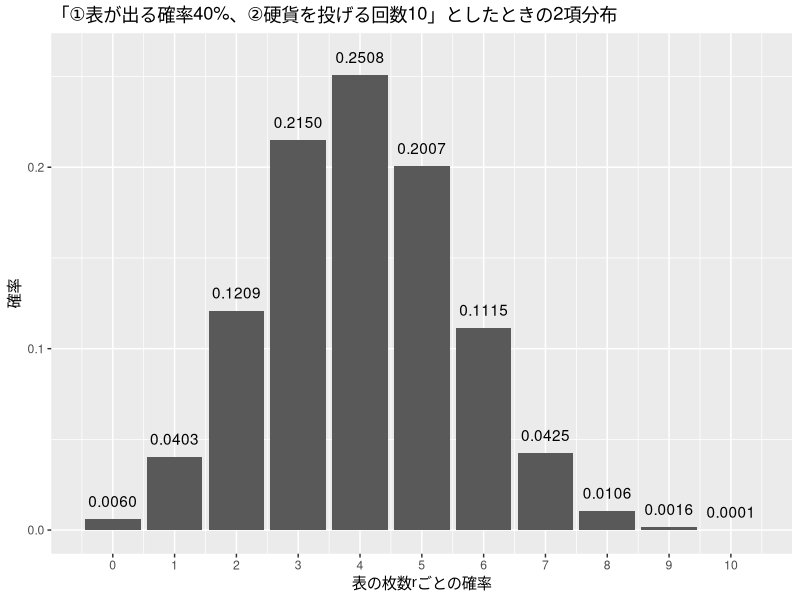
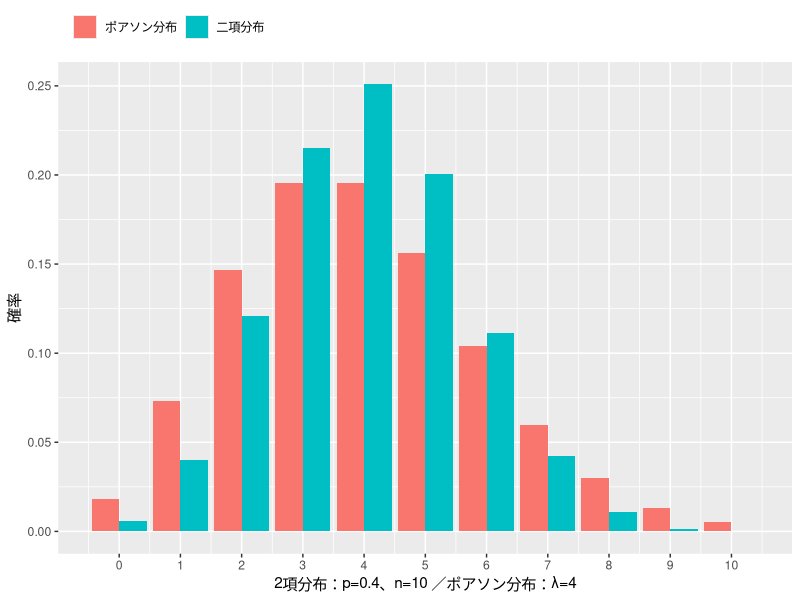
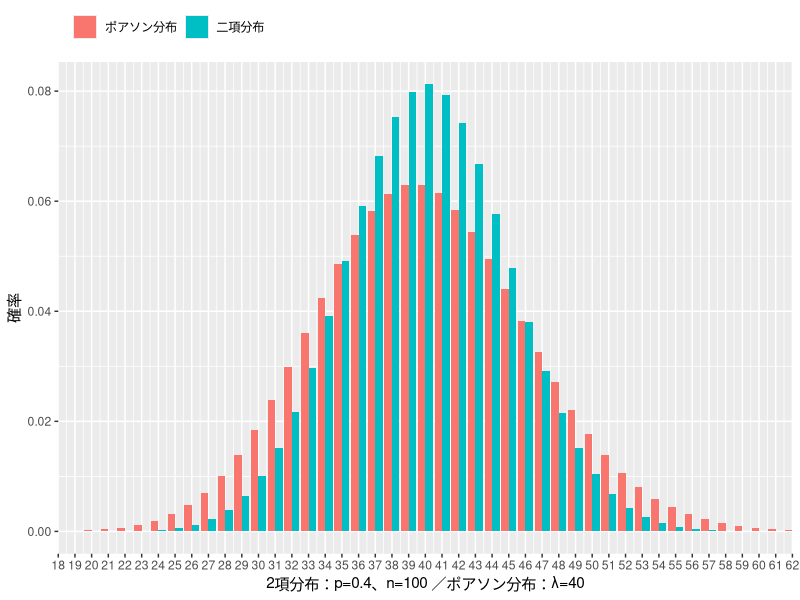
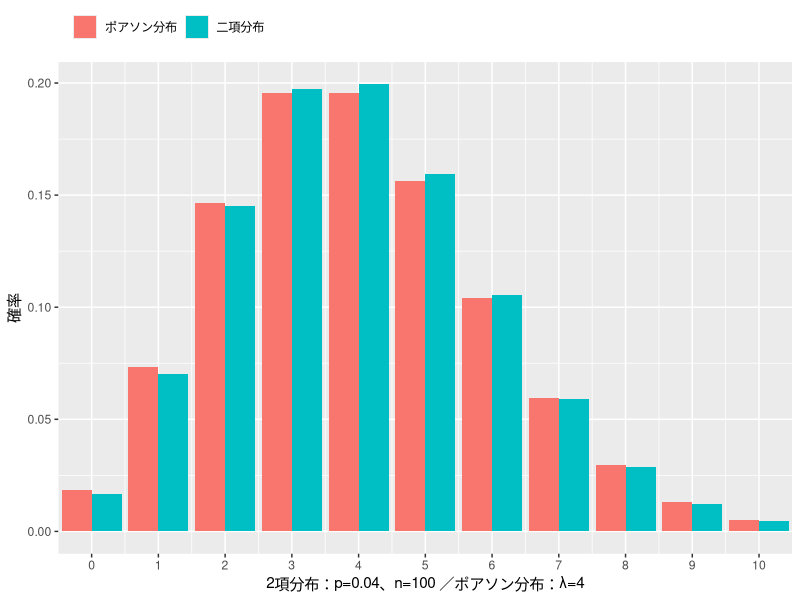
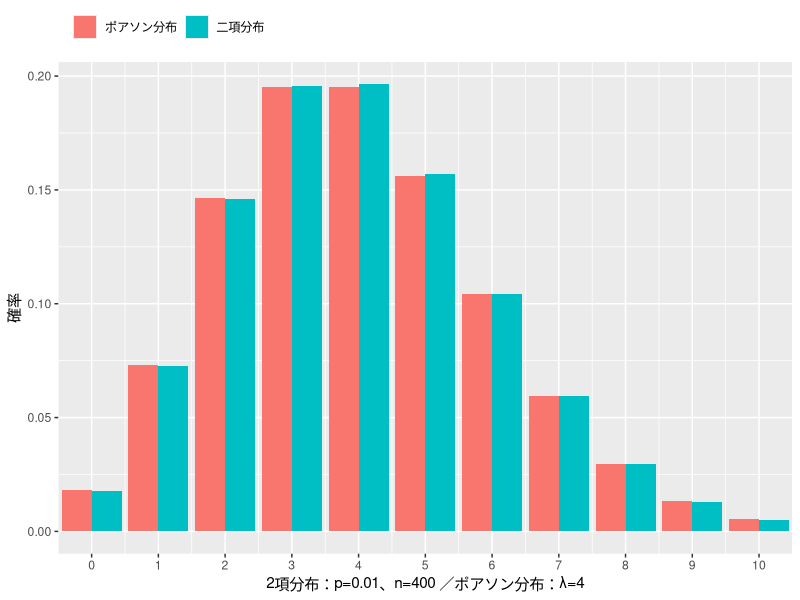
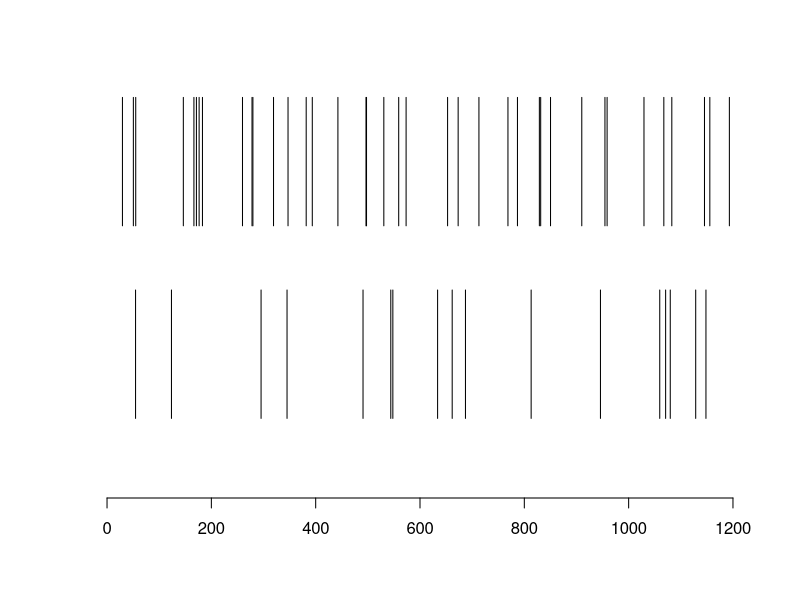
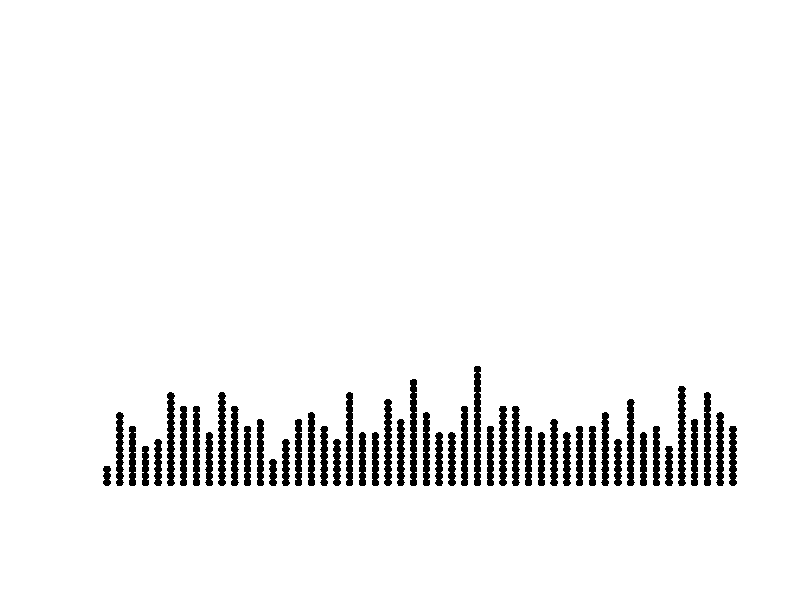
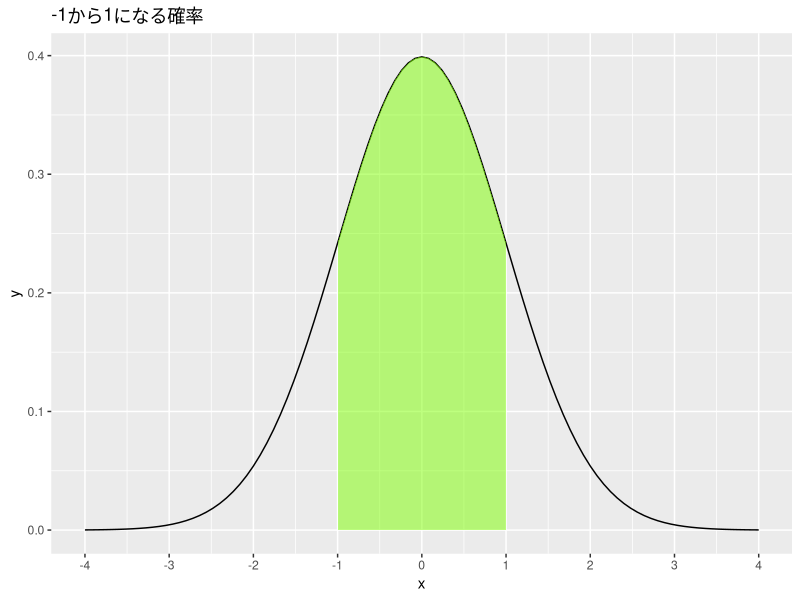

Recreate these plots in R, in order.
## ---- chunk 1
knitr::opts_chunk$set(echo = TRUE, message = FALSE)
set.seed(123)
## ---- chunk 2
library(tidyverse)
## ---- chunk 3

ggplot(data = data.frame(x = 0:10, y = dbinom(0:10, size = 10, prob = 0.4)), aes(x, y)) +
  geom_col() +
  geom_text(aes(label = format(y, digits = 2)), nudge_y = 0.01) +
  scale_x_continuous(breaks = 0:10) +
  labs(x = "表の枚数rごとの確率", y = "確率") +
  ggtitle("「①表が出る確率40%、②硬貨を投げる回数10」としたときの2項分布")

## ---- chunk 4
data.frame(x = 0:10) %>% 
  mutate(二項分布 = dbinom(x, size = 10, prob = 0.4),
         ポアソン分布 = dpois(x, lambda = 10 * 0.4)) %>% 
  gather(key, value, -x) %>% 
  ggplot(aes(x, value, fill = key)) +
  geom_col(position = "dodge") +
  scale_x_continuous(breaks = 0:10) +
  scale_fill_discrete(name = "") +
  labs(x = "2項分布：p=0.4、n=10 ／ポアソン分布：λ=4", y = "確率") + 
  theme(legend.position = "top", legend.justification = c(0,0))
## ---- chunk 5
data.frame(x = 0:100) %>% 
  mutate(二項分布 = dbinom(x, size = 100, prob = 0.4),
         ポアソン分布 = dpois(x, lambda = 100 * 0.4)) %>% 
  gather(key, value, -x) %>% 
  ggplot(aes(x, value, fill = key)) +
  geom_col(position = "dodge") +
  scale_x_continuous(breaks = 0:100) +
    coord_cartesian(xlim = c(20,60)) +
  scale_fill_discrete(name = "") +
  labs(x = "2項分布：p=0.4、n=100 ／ポアソン分布：λ=40", y = "確率") + 
  theme(legend.position = "top", legend.justification = c(0,0))
## ---- chunk 6
data.frame(x = 0:100) %>% 
  mutate(二項分布 = dbinom(x, size = 100, prob = 0.04),
         ポアソン分布 = dpois(x, lambda = 100 * 0.04)) %>% 
  gather(key, value, -x) %>% 
  ggplot(aes(x, value, fill = key)) +
  geom_col(position = "dodge") +
  scale_x_continuous(breaks = 0:100) +
  coord_cartesian(xlim = c(0,10)) +
  scale_fill_discrete(name = "") +
  labs(x = "2項分布：p=0.04、n=100 ／ポアソン分布：λ=4", y = "確率") + 
  theme(legend.position = "top", legend.justification = c(0,0))
## ---- chunk 7
data.frame(x = 0:100) %>% 
  mutate(二項分布 = dbinom(x, size = 400, prob = 0.01),
         ポアソン分布 = dpois(x, lambda = 400 * 0.01)) %>% 
  gather(key, value, -x) %>% 
  ggplot(aes(x, value, fill = key)) +
  geom_col(position = "dodge") +
  scale_x_continuous(breaks = 0:100) +
  coord_cartesian(xlim = c(0,10)) +
  scale_fill_discrete(name = "") +
  labs(x = "2項分布：p=0.01、n=400 ／ポアソン分布：λ=4", y = "確率") + 
  theme(legend.position = "top", legend.justification = c(0,0))
## ---- chunk 8
plot(c(0, 1200), c(0,3), type="n", axes = FALSE, xlab = "", ylab = "")
axis(1)
r1 = runif(17) * 1200 # 0～1秒間に17回起こる一様分布に従う乱数を1200倍したもの。 runif(17, min = 0, max = 1200)と意味は一緒
r2 = runif(38) * 1200 # 0～1秒間に38回起こる一様分布に従う乱数を1200倍したもの。 runif(38, min = 0, max = 1200)と意味は一緒
segments(r1, 0.5, r1, 1.5)
segments(r2, 2, r2, 3)
## ---- chunk 9
binom.test(17, 17+38, 0.5)
## ---- chunk 10
poisson.test(17, 1200, 38/1200)
## ---- chunk 11
poisson.test(17, 1, 38)
## ---- chunk 12
stripchart(sample(1:50, 500, replace = TRUE),
           pch = 16, method = "stack", axes = FALSE, at = 0)
## ---- chunk 13
ggplot(data = data.frame(x=c(-4, 4)), aes(x=x)) +
  stat_function(fun = dnorm) +
  stat_function(fun = dnorm,
                geom = "area", xlim = c(-1, 1),
                fill = "chartreuse1", alpha = 0.5)+
  scale_x_continuous(breaks = seq(-5, 5)) +
  ggtitle("-1から1になる確率")
## ---- chunk 14
ggplot(data = data.frame(x = 0:20,
                         y = dpois(0:20, lambda = 10),
                         yy = c(rep(0,7), dpois(7:13, lambda = 10), rep(0, 7))),
       aes(x, y)) +
  geom_col() +
  geom_col(aes(y = yy), fill = "chartreuse1") +
  scale_x_continuous(breaks = 0:20) +
  ggtitle("λ=10のポアソン分布で7～13になる確率")

